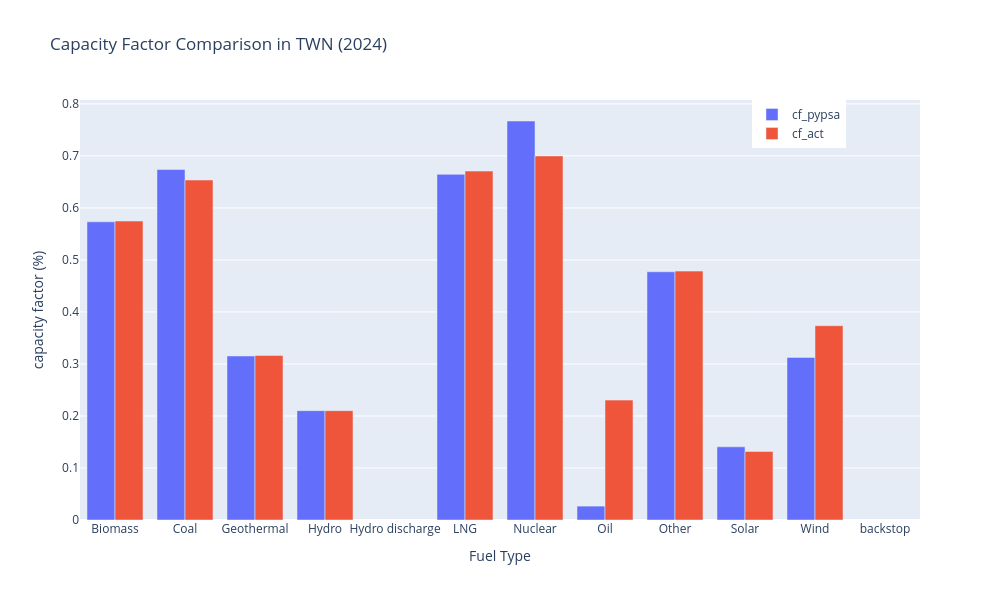

Source (notebook cell):
### Code cell
# --- CALIBRATION 1C: YEARLY CAPACITY FACTOR 2024 - Official data vs model --- #

# Extract CF results
cf_pypsa = (n.statistics.capacity_factor(groupby=['bus','carrier']).reset_index().rename(columns={'carrier':'Fuel', 0:'cf_pypsa'})
)

# Official pnom results
pnom_act = (
    n
    .generators
    .p_nom_opt
    .groupby(by=[n.generators.carrier])
    .sum()
    .to_frame().reset_index().rename(columns={'carrier':'Fuel', 0:'cf_pypsa'})
)

cf_act = gen_act.merge(pnom_act,how='outer',on='Fuel')
cf_act['cf_act'] = cf_act['gen_act'].div(cf_act['p_nom_opt'] * 8760)
cf_comparison = cf_act.merge(cf_pypsa.loc[(cf_pypsa['component'] == 'Generator')],
                      how='outer',on='Fuel')

fig = px.bar(
    cf_comparison, 
    x="Fuel",
    y=["cf_pypsa", "cf_act"],
    barmode="group",
    labels={"value": "Capacity Factor (%)", 
            "variable": "Capaicity Factor"},
    title="Capacity Factor Comparison in TWN (2024)"
)

fig.update_layout(
    width=1000,
    height=600,
    xaxis_title='Fuel Type',
    yaxis_title='capacity factor (%)',
    legend=dict(title='', x=0.8, y=1)
)

fig.show()

### Figure 1 — Plotly figure (JSON) as saved in the notebook; plotly's stock layout.template omitted (floating-point values rounded to 4 significant figures)
{"data": [{"alignmentgroup": "True", "hovertemplate": "Capaicity Factor=cf_pypsa<br>Fuel=%{x}<br>Capacity Factor (%)=%{y}<extra></extra>", "legendgroup": "cf_pypsa", "marker": {"color": "#636efa", "pattern": {"shape": ""}}, "name": "cf_pypsa", "offsetgroup": "cf_pypsa", "orientation": "v", "showlegend": true, "textposition": "auto", "type": "bar", "x": ["Biomass", "Coal", "Geothermal", "Hydro", "Hydro discharge", "LNG", "Nuclear", "Oil", "Other", "Solar", "Wind", "backstop"], "xaxis": "x", "y": [0.5732, 0.6739, 0.3153, 0.2102, NaN, 0.6645, 0.7672, 0.0267, 0.4772, 0.1407, 0.3126, NaN], "yaxis": "y"}, {"alignmentgroup": "True", "hovertemplate": "Capaicity Factor=cf_act<br>Fuel=%{x}<br>Capacity Factor (%)=%{y}<extra></extra>", "legendgroup": "cf_act", "marker": {"color": "#EF553B", "pattern": {"shape": ""}}, "name": "cf_act", "offsetgroup": "cf_act", "orientation": "v", "showlegend": true, "textposition": "auto", "type": "bar", "x": ["Biomass", "Coal", "Geothermal", "Hydro", "Hydro discharge", "LNG", "Nuclear", "Oil", "Other", "Solar", "Wind", "backstop"], "xaxis": "x", "y": [0.5748, 0.6537, 0.3162, 0.2102, NaN, 0.6708, 0.6999, 0.2305, 0.4785, 0.1318, 0.3736, NaN], "yaxis": "y"}], "layout": {"barmode": "group", "height": 600, "legend": {"title": {"text": ""}, "tracegroupgap": 0, "x": 0.8, "y": 1}, "title": {"text": "Capacity Factor Comparison in TWN (2024)"}, "width": 1000, "xaxis": {"anchor": "y", "domain": [0, 1], "title": {"text": "Fuel Type"}}, "yaxis": {"anchor": "x", "domain": [0, 1], "title": {"text": "capacity factor (%)"}}}}
